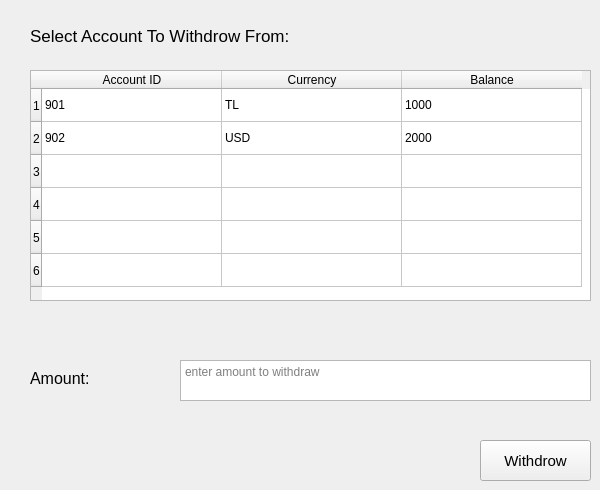
     <widget class="QWidget" name="PWithdraw">
      <widget class="QTextEdit" name="withdraw_textEdit">
       <property name="geometry">
        <rect>
         <x>180</x>
         <y>360</y>
         <width>411</width>
         <height>41</height>
        </rect>
       </property>
       <property name="placeholderText">
        <string>enter amount to withdraw</string>
       </property>
      </widget>
      <widget class="QLabel" name="withdraw_from_label">
       <property name="geometry">
        <rect>
         <x>30</x>
         <y>20</y>
         <width>381</width>
         <height>31</height>
        </rect>
       </property>
       <property name="font">
        <font>
         <pointsize>13</pointsize>
        </font>
       </property>
       <property name="text">
        <string>Select Account To Withdrow From:</string>
       </property>
      </widget>
      <widget class="QLabel" name="withdraw_label">
       <property name="geometry">
        <rect>
         <x>30</x>
         <y>370</y>
         <width>101</width>
         <height>16</height>
        </rect>
       </property>
       <property name="font">
        <font>
         <pointsize>12</pointsize>
        </font>
       </property>
       <property name="text">
        <string>Amount: </string>
       </property>
      </widget>
      <widget class="QPushButton" name="withdraw_btn">
       <property name="geometry">
        <rect>
         <x>480</x>
         <y>440</y>
         <width>111</width>
         <height>41</height>
        </rect>
       </property>
       <property name="font">
        <font>
         <pointsize>11</pointsize>
        </font>
       </property>
       <property name="text">
        <string>Withdrow</string>
       </property>
      </widget>
      <widget class="QTableWidget" name="withdraw_tableWidget">
       <property name="geometry">
        <rect>
         <x>30</x>
         <y>70</y>
         <width>561</width>
         <height>231</height>
        </rect>
       </property>
       <property name="rowCount">
        <number>6</number>
       </property>
       <attribute name="horizontalHeaderMinimumSectionSize">
        <number>42</number>
       </attribute>
       <attribute name="horizontalHeaderDefaultSectionSize">
        <number>180</number>
       </attribute>
       <attribute name="verticalHeaderDefaultSectionSize">
        <number>33</number>
       </attribute>
       <row>
        <property name="text">
         <string>1</string>
        </property>
       </row>
       <row/>
       <row/>
       <row/>
       <row/>
       <row/>
       <column>
        <property name="text">
         <string>Account ID</string>
        </property>
       </column>
       <column>
        <property name="text">
         <string>Currency</string>
        </property>
       </column>
       <column>
        <property name="text">
         <string>Balance</string>
        </property>
       </column>
       <item row="0" column="0">
        <property name="text">
         <string>901</string>
        </property>
       </item>
       <item row="0" column="1">
        <property name="text">
         <string>TL</string>
        </property>
       </item>
       <item row="0" column="2">
        <property name="text">
         <string>1000</string>
        </property>
       </item>
       <item row="1" column="0">
        <property name="text">
         <string>902</string>
        </property>
       </item>
       <item row="1" column="1">
        <property name="text">
         <string>USD</string>
        </property>
       </item>
       <item row="1" column="2">
        <property name="text">
         <string>2000</string>
        </property>
       </item>
      </widget>
     </widget>
